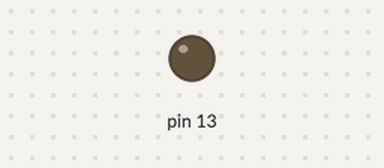
Recording of a sketch running on a simulated Arduino Uno, built with avr-gcc and run on an emulated ATmega328P. On the bench: output pins drawn as LEDs (lit = HIGH).

Above: at 0.1 s.
At 31.1 s:
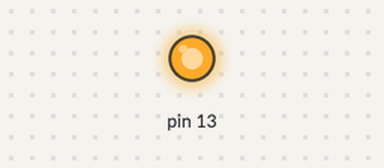
Timing chart, 0 to 34.3 s (numbered marks = the images above):
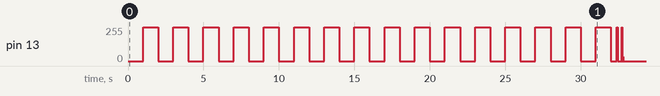

Measured:
- by itself, pin 13: 0/255 → 255/255 at 1.0 s, → 0/255 1.0 s later, → 255/255 1.0 s later, → 0/255 1.0 s later, … (38 changes in this stretch)

The sketch:

Millis_bsp01.ino
```cpp
void setup() {
  pinMode(13,OUTPUT);

}

int a=1000;
int x=2000;
int y=400;
int z=800;

void loop() {

int u= millis();
  if(u>=a)
  {
   digitalWrite(13,HIGH);
   a=a+2000;
  }
  if(u>=x)
  {
   digitalWrite(13,LOW);
   x=x+2000;
  }

    if(u>=y)
  {
   digitalWrite(12,HIGH);
   y=y+800;
  }
  if(u>=z)
  {
   digitalWrite(12,LOW);
   z=z+800;
  }

}
```
